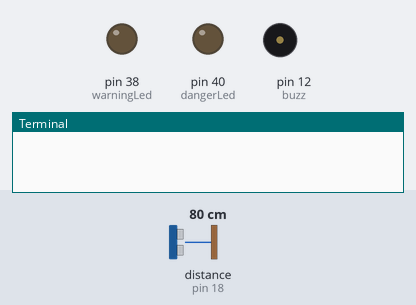
Bench run of a program on a simulated Raspberry Pi (header pin numbers). Parts: output pins drawn as LEDs (lit = HIGH), buzzer (waves = sounding, pin HIGH), the last lines printed to the terminal. The inputs (shaded band) are chosen by the test bench; at power-on: distance to the obstacle (sensor on pin 18) 80 cm. The echo pulse lasts 58.3 µs per cm; the interpreter's speed is modelled, so counts of loop turns are approximate; web requests get an empty 200 reply after 0.4 s; threads take turns every 2 ms; the clock reads 2024-03-15 10:24:30 at power-on unless the program sets it; pins used as bus, display or sensor lines are not drawn.

Above: at 1.2 s.
1.3 s: distance to the obstacle (sensor on pin 18) set to 24 cm
4.8 s: distance to the obstacle (sensor on pin 18) set to 21 cm
At 7.6 s:
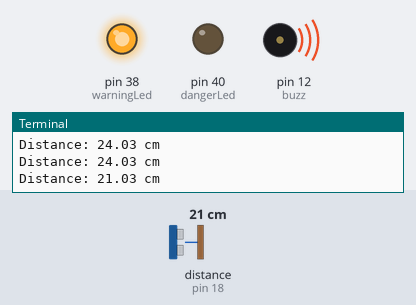
At 9.1 s:
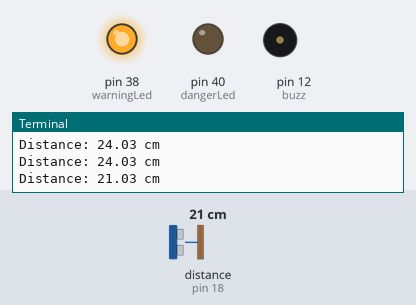
11.9 s: distance to the obstacle (sensor on pin 18) set to 13 cm
15.4 s: distance to the obstacle (sensor on pin 18) set to 10 cm
At 17.2 s:
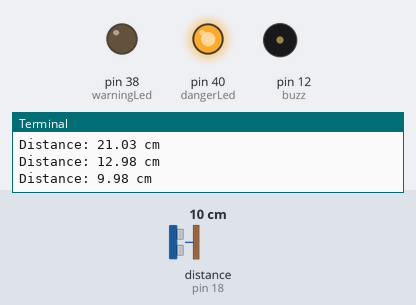
Timing chart, 0 to 20.3 s (numbered marks = the images above; inputs shaded):
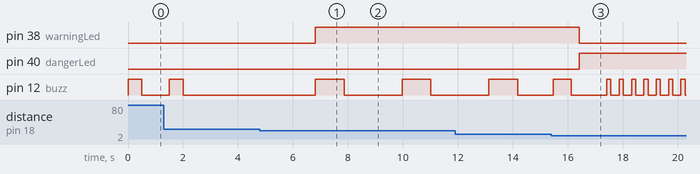

The program:

start.py
```python
from hcrs import HCRS
from led import LED
from buzzer import Buzzer
import RPi.GPIO as GPIO
import time
import _thread
import requests

# setup
GPIO.setmode(GPIO.BOARD)

BUZZER = 12
TRIG = 16
ECHO = 18
WARNINGLED = 38
DANGERLED = 40

GPIO.setup(12, GPIO.OUT)
GPIO.setup(16, GPIO.OUT)
GPIO.setup(18, GPIO.IN)
GPIO.setup(38, GPIO.OUT)
GPIO.setup(40, GPIO.OUT)

# initialize components
sensor = HCRS(TRIG, ECHO, 2)
warningLed = LED(WARNINGLED)
dangerLed = LED(DANGERLED)
buzz = Buzzer(BUZZER, 1)

def send_data(distance):
    try:
        headers = {'User-Agent': 'Mozilla/5.0 (Windows NT 6.1; WOW64) AppleWebKit/537.36 (KHTML, like Gecko) Chrome/56.0.2924.76 Safari/537.36', "Upgrade-Insecure-Requests": "1","DNT": "1","Accept": "text/html,application/xhtml+xml,application/xml;q=0.9,*/*;q=0.8","Accept-Language": "en-US,en;q=0.5","Accept-Encoding": "gzip, deflate"}
        url = "https://home-security.adaptable.app/update/" + str(distance)
        r = requests.get(url, headers=headers)
    except requests.exceptions.HTTPError as errh:
        print ("Http Error:",errh)
    except requests.exceptions.ConnectionError as errc:
        print ("Error Connecting:",errc)
    except requests.exceptions.Timeout as errt:
        print ("Timeout Error:",errt)
    except requests.exceptions.RequestException as err:
        print ("OOps: Something Else",err)
    except Exception as e:
        print(e)

def print_and_send_stuff(distance):
    print ("Distance:", distance, "cm")
    send_data(distance)

# start all
def buzzing(buzz):
    while True:
        if buzz.status == "ON":
            buzz.blink()
        else:
            buzz.stop()


try:
    _thread.start_new_thread(buzzing, (buzz, ))
    while True:
        distance = sensor.read()
        if distance == -1:
            print ("Distance Is Out Of Range")
            warningLed.off()
            dangerLed.off()
        else:
            if distance <= 22:
                buzz.status = "ON"
                buzz.setDelay(float(distance * 0.1))
                warningLed.on()
                dangerLed.off()
                if distance < 12:
                    buzz.setDelay(float(distance * 0.03))
                    warningLed.off()
                    dangerLed.on()
            else:
                buzz.status = "OFF"
                warningLed.off()
                dangerLed.off()
            print_and_send_stuff(distance)
            # await send_data(distance)

except Exception:
    buzz.stop()
    warningLed.off()
    dangerLed.off()
    GPIO.cleanup()
except KeyboardInterrupt:
    buzz.stop()
    warningLed.off()
    dangerLed.off()
    GPIO.cleanup()
```

hcrs.py
```python
"""This is a class for handling HC-RS04 sensor functions"""
import RPi.GPIO as GPIO
import time

class HCRS:
    def __init__(self, TRIG, ECHO, delay):
        self.TRIG = TRIG
        self.ECHO = ECHO
        self.delay = delay

    def read(self):
        """This method will read one reading from the sensor"""
        TRIG = self.TRIG
        ECHO = self.ECHO
        delay = self.delay
        # settling the sensor
        GPIO.output(TRIG, False)
        time.sleep(delay)

        # send a signal
        GPIO.output(TRIG, True)
        time.sleep(0.00001)
        GPIO.output(TRIG, False)

        #catch a signal
        error = 0
        while GPIO.input(ECHO) == 0:
            start_time = time.time()
            error += 1
            if error > 1000:
                break
        if error > 1000:
            return -1


        while GPIO.input(ECHO) == 1:
            end_time = time.time()

        # calculate the distance
        total_time = end_time - start_time

        distance = (34300 * total_time) / 2

        distance = round(distance, 2)

        return distance
        
```

led.py
```python
import RPi.GPIO as GPIO
import time

class LED:
    def __init__(self, pin):
        self.pin = pin

    def on(self):
        GPIO.output(self.pin, True)

    def off(self):
        GPIO.output(self.pin, False)
```

buzzer.py
```python
import RPi.GPIO as GPIO
import time

class Buzzer:
    def __init__(self, pin, delay):
        self.pin = pin
        self.delay = delay
        self.status = "ON"

    def stop(self):
        self.status = "OFF"

    def setDelay(self, delay):
        self.delay = delay

    def on(self):
        GPIO.output(self.pin, True)

    def off(self):
        GPIO.output(self.pin, False)

    def blink(self):
        self.on()
        time.sleep(float(self.delay)/2.0)
        self.off()
        time.sleep(float(self.delay))
```

Measured:
- the behaviour switches between 23 and 22 cm on distance to the obstacle (sensor on pin 18) (found by bisection; images 0 and 1)
- the behaviour switches between 12 and 11 cm on distance to the obstacle (sensor on pin 18) (found by bisection; images 2 and 3)
- after the input at 4.8 s, pin 38 (warningLed): LOW → HIGH after 2.0 s; pin 12 (buzz): alternates HIGH for 1.1 s and LOW for 2.1 s, starting after 2.0 s
- after the input at 15.4 s, pin 38 (warningLed): HIGH → LOW after 1.0 s; pin 40 (dangerLed): LOW → HIGH after 1.0 s
